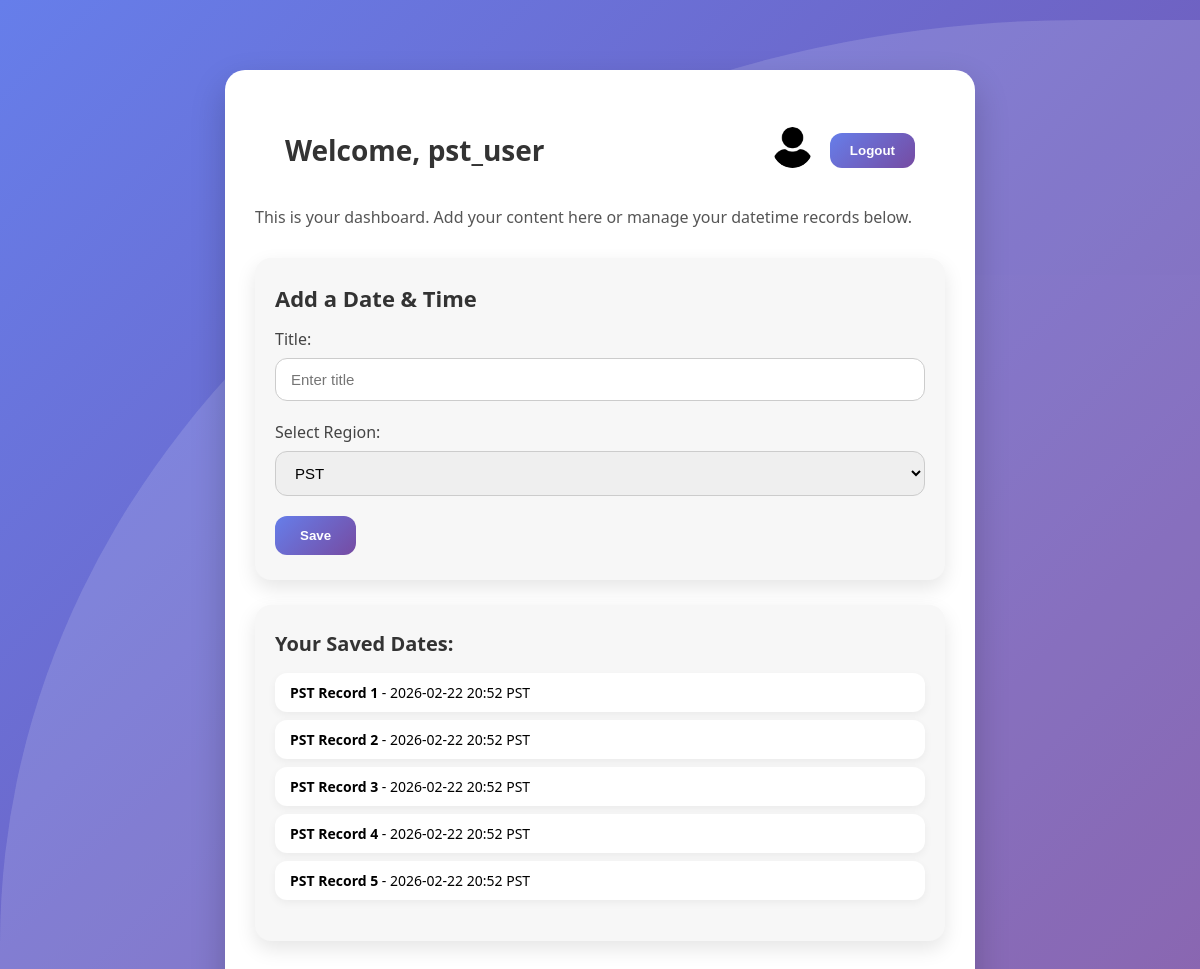
/ (signed in), run on the app's committed database.
### authentication/models.py (models this page shows, shortened)
class CustomUser(AbstractUser):
    phone_number = models.CharField(max_length=15, blank=True)
    profile_pic = models.ImageField(upload_to='profile_pics/', blank=True, null=True)
    email = models.EmailField(unique=True, blank=True)
    created_at = models.DateTimeField(auto_now_add=True)
    updated_at = models.DateTimeField(auto_now=True)

class PSTDateTimeRecord(models.Model):
    user = models.ForeignKey(settings.AUTH_USER_MODEL, on_delete=models.CASCADE)
    title = models.CharField(max_length=255)
    datetime_pst = models.DateTimeField()

### authentication/views.py (the view)
# urls.py: path('', home_view, name='home'),
def home_view(request):
    records = PSTDateTimeRecord.objects.filter(user=request.user).order_by('-datetime_pst')
    return render(request, "home.html", {"records": records})

### authentication/templatetags/custom_filters.py (called while the page is built)
@register.filter
def has_profile_pic(user):
    return bool(user.profile_pic)

### templates/home.html (shortened to what this page needs)
{% load static %}
{% load static custom_filters %}
<!DOCTYPE html>
<html lang="en">
<head>
    <link rel="stylesheet" href="{% static 'authentication/css/style.css' %}">
</head>
<body>
<div class="wave-container">
</div>
<div class="home-container">
    <header class="home-header">
        <h1>Welcome, {{ request.user.username }}</h1>
        <div class="header-actions">
            <a href="{% url 'profile_edit' %}" class="profile-link">
                {% if request.user|has_profile_pic %}
                    <img src="{{ request.user.profile_pic.url }}" alt="Profile" class="profile-pic">
                {% else %}
                    <img src="{% static 'authentication/images/user.png' %}" alt="Profile" class="profile-pic">
                {% endif %}
            </a>
            <form id="logoutForm" method="POST" action="{% url 'logout' %}">
                <button type="submit" class="logout-btn">Logout</button>
            </form>
        </div>
    </header>
    <main>
        <p class="home-intro">This is your dashboard. Add your content here or manage your datetime records below.</p>
        <div class="datetime-form-container card">
            <h2>Add a Date & Time</h2>
            <form method="POST" action="{% url 'add_datetime' %}">
                <div class="form-group">
                    <label for="title">Title:</label>
                    <input type="text" name="title" id="title" placeholder="Enter title" required>
                </div>
                <div class="form-group">
                    <label for="region">Select Region:</label>
                    <select name="region" id="region" required>
                        <option value="pst">PST</option>
                    </select>
                </div>
                <button type="submit" class="gradient-button">Save</button>
            </form>
        </div>
        <div class="records-container card">
            <h3>Your Saved Dates:</h3>
            <ul>
                {% for record in records %}
                    <li>
                        <strong>{{ record.title }}</strong>
                        - {{ record.datetime_pst|date:"Y-m-d H:i T" }}
                    </li>
                {% empty %}
                    <li>No records yet.</li>
                {% endfor %}
            </ul>
        </div>
    </main>
</div>
</body>
</html>

### static/authentication/css/style.css (style rules this page uses)
*, *::before, *::after { box-sizing: border-box; }
body { margin: 0; font-family: 'Segoe UI', Tahoma, Geneva, Verdana, sans-serif; background: linear-gradient(135deg, #667eea, #764ba2); min-height: 100vh; display: flex; justify-content: center; align-items: flex-start; padding: 20px; }
.wave-container { position: fixed; width: 100%; height: 100%; overflow: hidden; z-index: -1; }
.home-container { background: #fff; padding: 40px 30px; border-radius: 20px; width: 100%; max-width: 750px; box-shadow: 0 15px 35px rgba(0,0,0,0.2); margin-top: 50px; }
.home-header { display: flex; justify-content: space-between; align-items: center; padding: 15px 30px; background: rgba(255,255,255,0.15); border-radius: 12px; backdrop-filter: blur(10px); }
.home-header h1 { margin: 0; font-size: 28px; color: #333; }
.header-actions { display: flex; align-items: center; gap: 15px; }
.profile-pic { width: 45px; height: 45px; border-radius: 50%; object-fit: cover; border: 2px solid white; cursor: pointer; transition: transform 0.3s ease; }
.logout-btn { padding: 10px 20px; border: none; border-radius: 12px; background: linear-gradient(135deg, #667eea, #764ba2); color: white; cursor: pointer; font-weight: 600; transition: opacity 0.3s ease, transform 0.2s ease; }
.home-intro { font-size: 16px; color: #555; margin-bottom: 30px; }
.card { background: #f7f7f7; padding: 25px 20px; border-radius: 16px; margin-bottom: 25px; box-shadow: 0 8px 20px rgba(0,0,0,0.1); }
.datetime-form-container h2 { margin-top: 0; font-size: 22px; margin-bottom: 15px; color: #333; }
.form-group { display: flex; flex-direction: column; margin-bottom: 20px; }
.form-group label { margin-bottom: 8px; font-weight: 500; color: #444; }
.form-group input, .form-group select { padding: 12px 15px; border-radius: 12px; border: 1px solid #ccc; outline: none; font-size: 15px; transition: border 0.3s ease, box-shadow 0.3s ease; }
.gradient-button { padding: 12px 25px; border: none; border-radius: 12px; background: linear-gradient(135deg, #667eea, #764ba2); color: white; font-weight: 600; cursor: pointer; transition: opacity 0.3s ease, transform 0.2s ease; }
.records-container h3 { margin-top: 0; font-size: 20px; margin-bottom: 15px; color: #333; }
.records-container ul { list-style: none; padding-left: 0; }
.records-container li { background: white; padding: 10px 15px; border-radius: 12px; margin-bottom: 8px; box-shadow: 0 3px 8px rgba(0,0,0,0.05); font-size: 14px; }

### data on the page
CustomUser: user.username "pst_user"
PSTDateTimeRecord: title "PST Record 1", datetime_pst "2026-02-22 20:52 PST"
PSTDateTimeRecord: title "PST Record 2", datetime_pst "2026-02-22 20:52 PST"
PSTDateTimeRecord: title "PST Record 3", datetime_pst "2026-02-22 20:52 PST"
PSTDateTimeRecord: title "PST Record 4", datetime_pst "2026-02-22 20:52 PST"
PSTDateTimeRecord: title "PST Record 5", datetime_pst "2026-02-22 20:52 PST"
